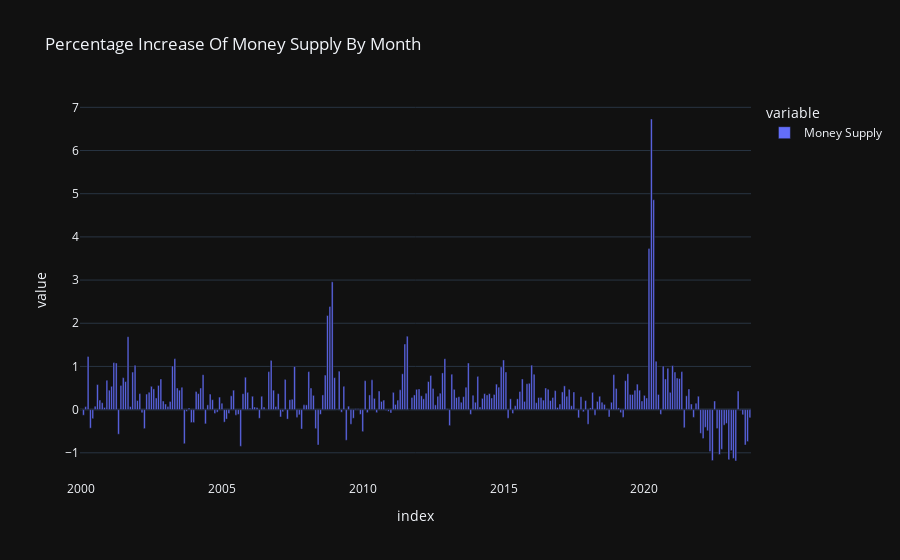

Write notebook code for a chart like this one.
### Markdown cell above
# 2.1 Convert the values into monthly percentage '%' change
Convert the current months value into a percentage change from the previous one, and visualise the data into a barchart.

### Code cell
from copy import copy
import matplotlib.dates as mdates
from matplotlib.ticker import MultipleLocator


prev_value = None
m2_df_2000_2023_monthly_pchange = copy(m2_df_2000_2023)
for index, value in m2_df_2000_2023_monthly_pchange['Money Supply'].items():
    if prev_value is None:
        m2_df_2000_2023_monthly_pchange.at[index, 'Money Supply'] = 0
    else:
        difference = value - prev_value
        percentage = round(((difference / value) * 100), 2)
        m2_df_2000_2023_monthly_pchange.at[index, 'Money Supply'] = percentage
    prev_value = value

bar_chart = px.bar(m2_df_2000_2023_monthly_pchange, title='Percentage Increase Of Money Supply By Month')
bar_chart.show()

fig, ax = plt.subplots(figsize=(15, 6))
fig.suptitle('Monthly Percentage Change in M2 Money Supply', fontsize=20)
m2_df_2000_2023_monthly_pchange.plot(kind='bar', ax=ax)

# cdf = mdates.ConciseDateFormatter(ax.xaxis.get_major_locator())
# ax.xaxis.set_major_formatter(cdf)
ax.grid(True, alpha=0.5)
ax.xaxis.set_major_locator(MultipleLocator(30))
ax.xaxis.set_minor_locator(MultipleLocator(10))

for tick_label in ax.get_xticklabels():
    tick_label.set_rotation(45)

plt.show()

### Figure 1 — Plotly figure (JSON) as saved in the notebook; plotly's stock layout.template omitted (floating-point values rounded to 4 significant figures; data arrays with more than 128 entries replaced by an {"elided": "..."} marker saying what was removed)
{"data": [{"alignmentgroup": "True", "hovertemplate": "variable=Money Supply<br>index=%{x}<br>value=%{y}<extra></extra>", "legendgroup": "Money Supply", "marker": {"color": "#636efa", "pattern": {"shape": ""}}, "name": "Money Supply", "offsetgroup": "Money Supply", "orientation": "v", "showlegend": true, "textposition": "auto", "x": {"elided": "286 str values"}, "xaxis": "x", "y": {"elided": "286 float values"}, "yaxis": "y", "type": "bar"}], "layout": {"xaxis": {"anchor": "y", "domain": [0.0, 1.0], "title": {"text": "index"}}, "yaxis": {"anchor": "x", "domain": [0.0, 1.0], "title": {"text": "value"}}, "legend": {"title": {"text": "variable"}, "tracegroupgap": 0}, "title": {"text": "Percentage Increase Of Money Supply By Month"}, "barmode": "relative"}}
